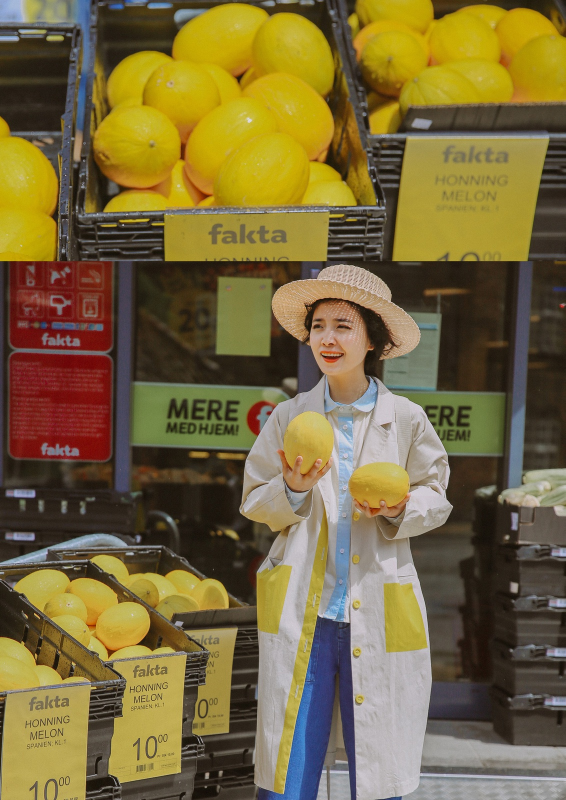
#> input picture 0005/pics/p2379138727.jpg, 1131 x 1600 px (shown at 1/2 size); its folder holds 4 pictures in this run
$ python 0005.py
#> lines starting #> are read from the running program, lines starting #| are printed output that depends on the picture
import os
from fnmatch import fnmatch
from PIL import Image
from PIL import ImageFile
ImageFile.LOAD_TRUNCATED_IMAGES = True  # 这个不加会有错误OSError: image file is truncated，还可以用StringIO解决


filenames = [name for name in os.listdir('pics') if fnmatch(name, '*.jpg')]
for filename in filenames:
    print(filename)
    fn = 'pics/' + filename
    f = Image.open(fn)
#> f is the input picture: PIL image 1131x1600 RGB; mean R, G, B 121.4, 105.8, 62
    x, y = f.size
#> x = 1131; y = 1600
    if(x > 1136) or (y > 640):
        if x > 1136:
            x_resize = 1136
            y_resize = int(1366/x*y)
        if y > 640:
            y_resize = 640
            x_resize = int(x*y_resize/y)
#> x_resize = 452
        f_iphone5 = f.resize((x_resize, y_resize))
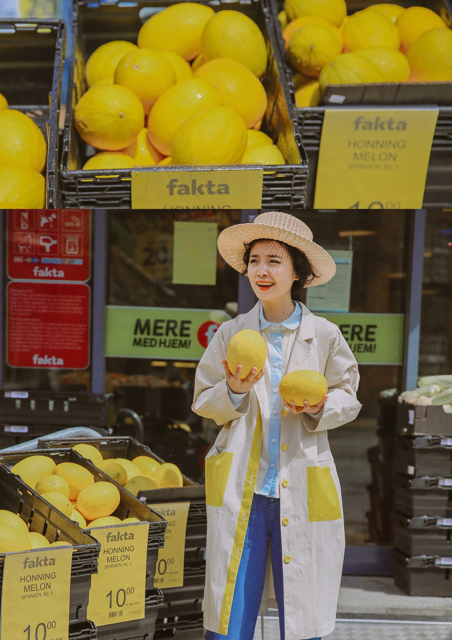
#> f_iphone5: PIL image 452x640 RGB; mean R, G, B 121.4, 105.8, 62
        f_iphone5.save('pics_iphone5/' + filename)
